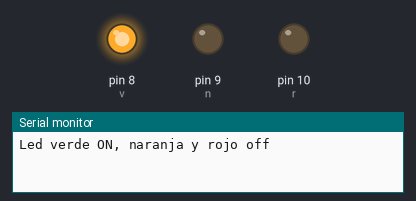
A sketch run on a simulated Arduino Uno, built with avr-gcc and run on an emulated ATmega328P. Parts: output pins drawn as LEDs (lit = HIGH), the last lines printed to the serial monitor.

Above: at 4.0 s.
At 9.0 s:
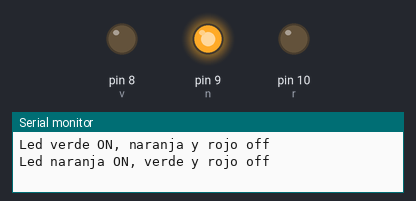
At 12.5 s:
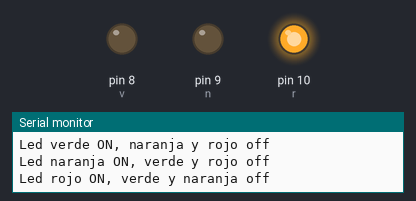
Timing chart, 0 to 19.5 s (numbered marks = the images above):
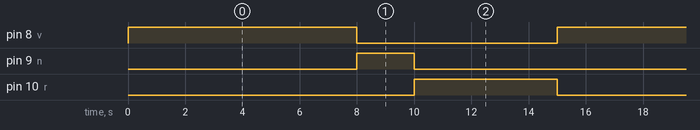

Measured:
- by itself, pin 8 (v): alternates HIGH for 8.0 s and LOW for 7.0 s
- by itself, pin 9 (n): alternates HIGH for 2.0 s and LOW for 13.0 s
- by itself, pin 10 (r): alternates HIGH for 5.0 s and LOW for 10.0 s

The sketch:

3_semaforo.ino
```cpp
/* Semáforo con 3 leds*/
int v=8; //será el verde
int n=9; //sera el amarillo
int r=10; //será el rojo

void setup()
{
  pinMode(v, OUTPUT); //la salida del verde
  digitalWrite(v, LOW); //se inicia apagado
  pinMode(n, OUTPUT); //la salida del naranja
  digitalWrite(n, LOW); //se inicia apagado
  pinMode(r, OUTPUT); // la salida del rojo
  digitalWrite(r, LOW); //se inicia apagado
  Serial.begin(9600); //medida de la transmision de informacion
}

void loop()
{
  digitalWrite(v, HIGH); //se enciende el led verde
  Serial.println("Led verde ON, naranja y rojo off"); //se manifiesta la frase en el monitor serie
  delay(8000); //el tiempo que tarda en encenderse
  digitalWrite(v, LOW); //se apaga el led verde


  digitalWrite(n, HIGH); //se enciende el led naranja
  Serial.println("Led naranja ON, verde y rojo off"); //se manifiesta la frase en el monitor serie
  delay(2000); //el tiempo que tarda en encenderse
  digitalWrite(n, LOW); //se apaga el led naranja


  digitalWrite(r, HIGH); //se enciende el led rojo
  Serial.println("Led rojo ON, verde y naranja off"); //se manifiesta la frase en el monitor serie
  delay(5000); //el tiempo que tarda en encenderse
  digitalWrite(r, LOW); //se apaga el led rojo


}
```
